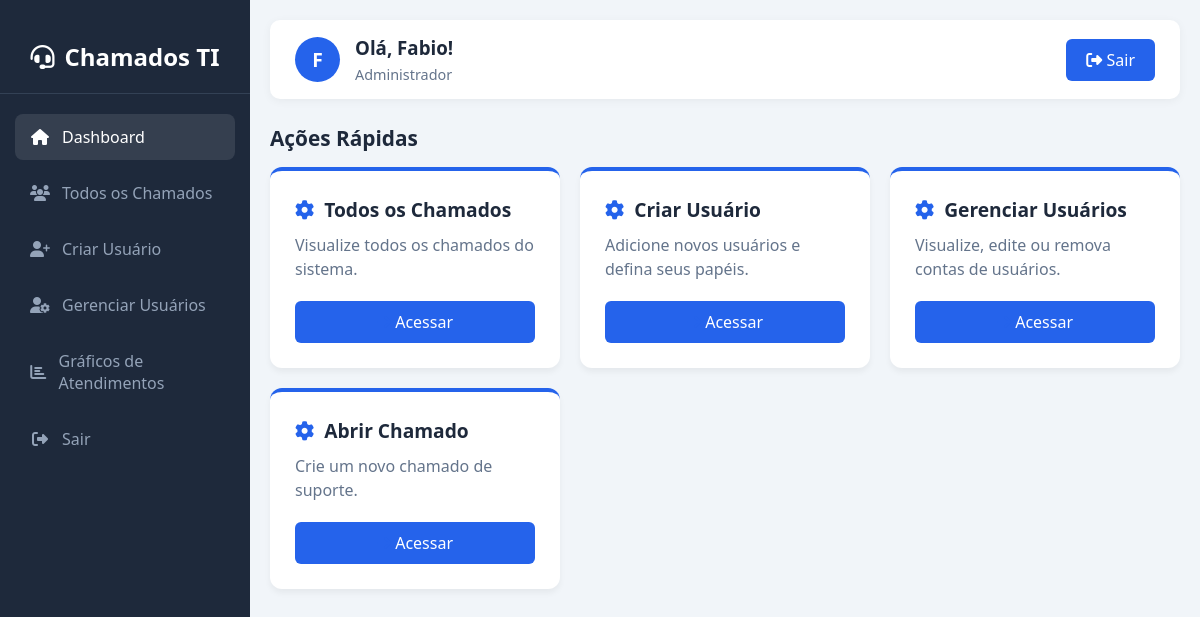
Page /index/ (signed in) on the committed database.
### accounts/models.py (models this page shows, shortened)
class CustomUser(AbstractUser):
    ROLES = (
        ('colaborador', 'Colaborador'),
        ('tecnico', 'Técnico'),
        ('admin', 'Administrador'),
    )
    role = models.CharField(max_length=20, choices=ROLES, default='colaborador')
    email = models.EmailField(unique=True)
    USERNAME_FIELD = 'email'  # campo que será usado para autenticação
    REQUIRED_FIELDS = ['username']  # campos obrigatórios além do e-mail

### accounts/views.py (the view, shortened to what this page needs)
# urls.py: path('index/', views.index_geral, name='index'),
@login_required
def index_geral(request):
    cards = []
    if request.user.role == 'colaborador':
        cards = [
            {
                'titulo': 'Abrir Chamado',
                'descricao': 'Crie um novo chamado de suporte.',
                'url': 'chamados_colaborador'
            },
            {
                'titulo': 'Meus Chamados',
                'descricao': 'Acompanhe o status dos seus chamados.',
                'url': 'chamados_colaborador'
            },
        ]
    elif request.user.role == 'admin':
        cards = [
            {
                'titulo': 'Todos os Chamados',
                'descricao': 'Visualize todos os chamados do sistema.',
                'url': 'chamados_admin'
            },
            {
                'titulo': 'Criar Usuário',
                'descricao': 'Adicione novos usuários e defina seus papéis.',
                'url': 'criar_usuario'
            },
            {
                'titulo': 'Gerenciar Usuários',
                'descricao': 'Visualize, edite ou remova contas de usuários.',
                'url': 'gerenciar_usuarios'  # <-- nome da URL que criamos
            },
                    {
                'titulo': 'Abrir Chamado',
                'descricao': 'Crie um novo chamado de suporte.',
                'url': 'chamados_colaborador'
            },
        ]
    else:
        messages.error(request, "Função de usuário não reconhecida.")
        return redirect('logout')
    return render(request, 'accounts/index.html', {'cards': cards})

### accounts/templates/accounts/index.html (shortened to what this page needs)
{% load static %}
<!DOCTYPE html>
<html lang="pt-br">
<head>
    <link rel="stylesheet" href="https://cdnjs.cloudflare.com/ajax/libs/font-awesome/6.4.0/css/all.min.css">
</head>
<body>
<div class="sidebar">
    <div class="logo">
        <h2><i class="fas fa-headset"></i> <span>Chamados TI</span></h2>
    </div>
    <ul class="nav-links">
        <li><a href="{% url 'index' %}" class="active"><i class="fas fa-home"></i> <span>Dashboard</span></a></li>
        {% if user.role == 'colaborador' %}
            <li><a href="{% url 'chamados_colaborador' %}"><i class="fas fa-list"></i> <span>Meus Chamados</span></a></li>
        {% elif user.role == 'tecnico' %}
            <li><a href="{% url 'chamados_tecnico' %}"><i class="fas fa-tasks"></i> <span>Chamados Atribuídos</span></a></li>
        {% elif user.role == 'admin' %}
            <li><a href="{% url 'chamados_admin' %}"><i class="fas fa-users"></i> <span>Todos os Chamados</span></a></li>
            <li><a href="{% url 'criar_usuario' %}"><i class="fas fa-user-plus"></i> <span>Criar Usuário</span></a></li>
            <li><a href="{% url 'gerenciar_usuarios' %}"><i class="fas fa-user-cog"></i> <span>Gerenciar Usuários</span></a></li>
            <li><a href="{% url 'graficos_tickets' %}"><i class="fas fa-chart-bar"></i> <span>Gráficos de Atendimentos</span></a></li>
        {% endif %}
        <li><a href="{% url 'logout' %}"><i class="fas fa-sign-out-alt"></i> <span>Sair</span></a></li>
    </ul>
</div>
    <div class="main-content">
        <div class="header">
            <div class="user-info">
                <div class="user-avatar">{{ request.user.username|first|upper }}</div>
                <div class="user-details">
                    <h3>Olá, {{ request.user.first_name|default:request.user.username }}!</h3>
                    <p>{{ request.user.get_role_display }}</p>
                </div>
            </div>
            <a href="{% url 'logout' %}" class="btn"><i class="fas fa-sign-out-alt"></i> Sair</a>
        </div>
        <h2 class="section-title">Ações Rápidas</h2>
        <div class="card-container">
            {% for card in cards %}
                <div class="card">
                    <h3><i class="{{ card.icone|default:'fas fa-cog' }}"></i> {{ card.titulo }}</h3>
                    <p>{{ card.descricao }}</p>
                    <a href="{% url card.url %}" class="btn btn-block">
                        <i class="fas fa-arrow-right"></i> Acessar
                    </a>
                </div>
            {% empty %}
                <div class="card">
                    <h3><i class="fas fa-inbox"></i> Nenhum card disponível</h3>
                    <p>No momento não há opções disponíveis para seu perfil.</p>
                </div>
            {% endfor %}
        </div>
</body>
</html>

### accounts/templates/accounts/index.html (style rules this page uses)
:root { --primary: #2563eb; --primary-dark: #1d4ed8; --secondary: #64748b; --success: #10b981; --warning: #f59e0b; --danger: #ef4444; --light: #f8fafc; --dark: #1e293b; --gray: #94a3b8; --sidebar-width: 250px; }
* { margin: 0; padding: 0; box-sizing: border-box; font-family: 'Segoe UI', Tahoma, Geneva, Verdana, sans-serif; }
body { background-color: #f1f5f9; color: var(--dark); display: flex; min-height: 100vh; }
.sidebar { width: var(--sidebar-width); background: var(--dark); color: white; height: 100vh; position: fixed; padding: 20px 0; transition: all 0.3s; }
.logo { text-align: center; padding: 20px 0; border-bottom: 1px solid #334155; margin-bottom: 20px; }
.logo h2 { font-size: 1.5rem; display: flex; align-items: center; justify-content: center; gap: 10px; }
.nav-links { list-style: none; padding: 0 15px; }
.nav-links li { margin-bottom: 10px; }
.nav-links a { display: flex; align-items: center; gap: 12px; color: var(--gray); text-decoration: none; padding: 12px 15px; border-radius: 8px; transition: all 0.3s; }
.nav-links i { width: 20px; text-align: center; }
.main-content { flex: 1; margin-left: var(--sidebar-width); padding: 20px; }
.header { display: flex; justify-content: space-between; align-items: center; background: white; padding: 15px 25px; border-radius: 10px; box-shadow: 0 2px 10px rgba(0,0,0,0.05); margin-bottom: 25px; }
.user-info { display: flex; align-items: center; gap: 15px; }
.user-avatar { width: 45px; height: 45px; border-radius: 50%; background: var(--primary); color: white; display: flex; align-items: center; justify-content: center; font-weight: bold; font-size: 1.2rem; }
.user-details h3 { margin-bottom: 5px; }
.user-details p { color: var(--secondary); font-size: 0.9rem; }
.section-title { margin: 25px 0 15px; font-size: 1.3rem; color: var(--dark); }
.card-container { display: grid; grid-template-columns: repeat(auto-fill, minmax(280px, 1fr)); gap: 20px; }
.card { background: white; border-radius: 12px; padding: 25px; box-shadow: 0 4px 6px rgba(0,0,0,0.05); transition: transform 0.3s ease, box-shadow 0.3s ease; border-top: 4px solid var(--primary); }
.card h3 { margin-bottom: 10px; font-size: 1.2rem; display: flex; align-items: center; gap: 10px; }
.card i { color: var(--primary); }
.card p { color: var(--secondary); margin-bottom: 20px; line-height: 1.5; }
.btn { display: inline-block; background: var(--primary); color: white; text-decoration: none; padding: 10px 20px; border-radius: 6px; font-weight: 500; transition: background 0.3s; border: none; cursor: pointer; text-align: center; }
.btn-block { display: block; width: 100%; }
.nav-links a:hover, .nav-links a.active { background: rgba(255, 255, 255, 0.1); color: white; }

### rows in the picture
CustomUser: user.username|first "F", user.first_name "Fabio", user.role "Administrador"

### other values in the picture
{{ card.titulo }} "Todos os Chamados" "Criar Usuário" "Gerenciar Usuários" "Abrir Chamado"
{{ card.descricao }} "Visualize todos os chamados do sistema." "Adicione novos usuários e defina seus papéis." "Visualize, edite ou remova contas de usuários." "Crie um novo chamado de suporte."
